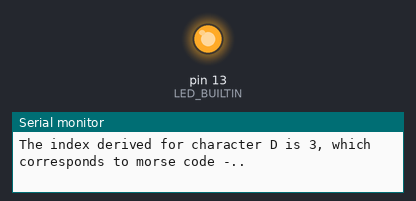
Bench run of a sketch on a simulated Arduino Uno, built with avr-gcc and run on an emulated ATmega328P. Shown: output pins drawn as LEDs (lit = HIGH), the last lines printed to the serial monitor.

Above: at 0.2 s.
At 22.1 s:
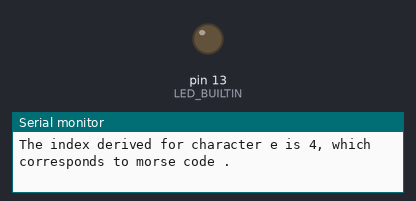
Timing chart, 0 to 29.6 s (numbered marks = the images above):
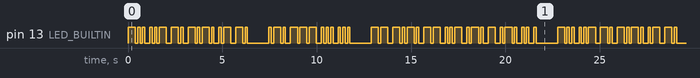

Measured:
- by itself, pin 13 (LED_BUILTIN): moves between LOW and HIGH, repeating every 22.8 s
- by itself, everything shown: repeats every 22.8 s, in 98 steps

The sketch:

SIT210_11P.ino
```cpp
// Global variables
char* message = "Duncan Ross McMurtrie";

// Variables I only want to declare once. One school of thought is that these should be encapsulated in their relevant functions, but this
// would cause them being instantiated each time the function is called. I am trading security for speed here, which seems appropriate for
// an offline embedded system.
int rhythm_unit = 125;
// Source for timings: https://en.wikipedia.org/wiki/Morse_code
const int DOT_TIME = rhythm_unit * 1;           // In Morse code, the correct rhythm is a "dot" (short sound) lasting one unit of time
const int DASH_TIME = rhythm_unit * 3;          // A "dash" (long sound) lasts three units of time
const int OFF_TIME = rhythm_unit * 1;           // Each dot or dash within an encoded character is followed by a period of signal absence equal to the dot duration.
const int INTER_LETTER_TIME = rhythm_unit * 1;  // Spaces between letters are  one unit long
const int INTER_WORD_TIME = rhythm_unit * 7;    // Spaces between words being seven units long.
// Our morse alphabet; 26 4-character strings. 0th element is A, 25th element is Z. Some wasted string space for characters less than 4 chars.
const char morse_alphabet[26][5] = {".-",	"-...",	"-.-.",	"-..",	".", "..-.",	"--.",	"....",	"..",	".---",	"-.-",	".-..",	"--",
                                  "-.",	"---",	".--.",	"--.-",	".-.",	"...",	"-", "..-",	"...-",	".--",	"-..-",	"-.--",	"--.."};
// Offsets to translate our ASCII code into the correct array index
const int ASCIIOFFSET = 65;
const int UPPERCASEEND = 90;
const int LOWERCASEOFFSET = 32;

void setup()
{
  pinMode(LED_BUILTIN, OUTPUT);
  Serial.begin(9600); // Set up our serial port to print to it for debugging purposes.
  Serial.println();
  Serial.println();
}

void loop()
{
  morse_message(message);
}

const char* morse_encode(char c) {
  // Convert our character into its array index
  int i = c;
  if (i > UPPERCASEEND) i -= LOWERCASEOFFSET;
  i -= ASCIIOFFSET;

  // Print it to the serial port, for debugging purposes
  Serial.print("The index derived for character ");
  Serial.print(c);
  Serial.print(" is ");
  Serial.print(i);
  Serial.print(", which corresponds to morse code ");
  Serial.println(morse_alphabet[i]);

  return morse_alphabet[i];

}

void timed_blink(int on_time, int off_time) {
  digitalWrite(LED_BUILTIN, HIGH);
  delay(on_time);
  digitalWrite(LED_BUILTIN, LOW);
  delay(off_time);
}

void blink_morse(char* letter_code) {
  // Iterate over each dot and dash of the letter
  for (int i = 0; i < strlen(letter_code); i++) {
    if (letter_code[i] == '.')  {
      timed_blink(DOT_TIME, OFF_TIME);
    }
    else if (letter_code[i] == '-') {
      timed_blink(DASH_TIME, OFF_TIME);
    }
    // Don't blink anything if it's an invalid character.
    else {
      return;
    }

  }
  // And at the end, insert a space between letters
  delay(INTER_LETTER_TIME);

}

// Takes a message as an array of characters, and iterates over those characters, printing each as morse code
void morse_message(char message[]) {
  // Loop through our message
  for (int i = 0; i < strlen(message); i++) {
    // Convert each character of the message to its morse code equivalent,
    char c = message[i];
    if (c == ' ') {           // If it's a space
      delay(INTER_WORD_TIME); // Pause for that long without blinking
      Serial.println();       // Insert a line between words in our serial port too
      continue;               // And go to the next character instead of trying to encode as morse code.
    }
    char* letter_code = morse_encode(c);
    blink_morse(letter_code);
  }

  // Insert an inter-word-length delay between the end of our message and its repeat
  delay(INTER_WORD_TIME);
  // Print a new line to the serial port. This just makes our debugging output a bit easier to read
  Serial.println();
}
```
